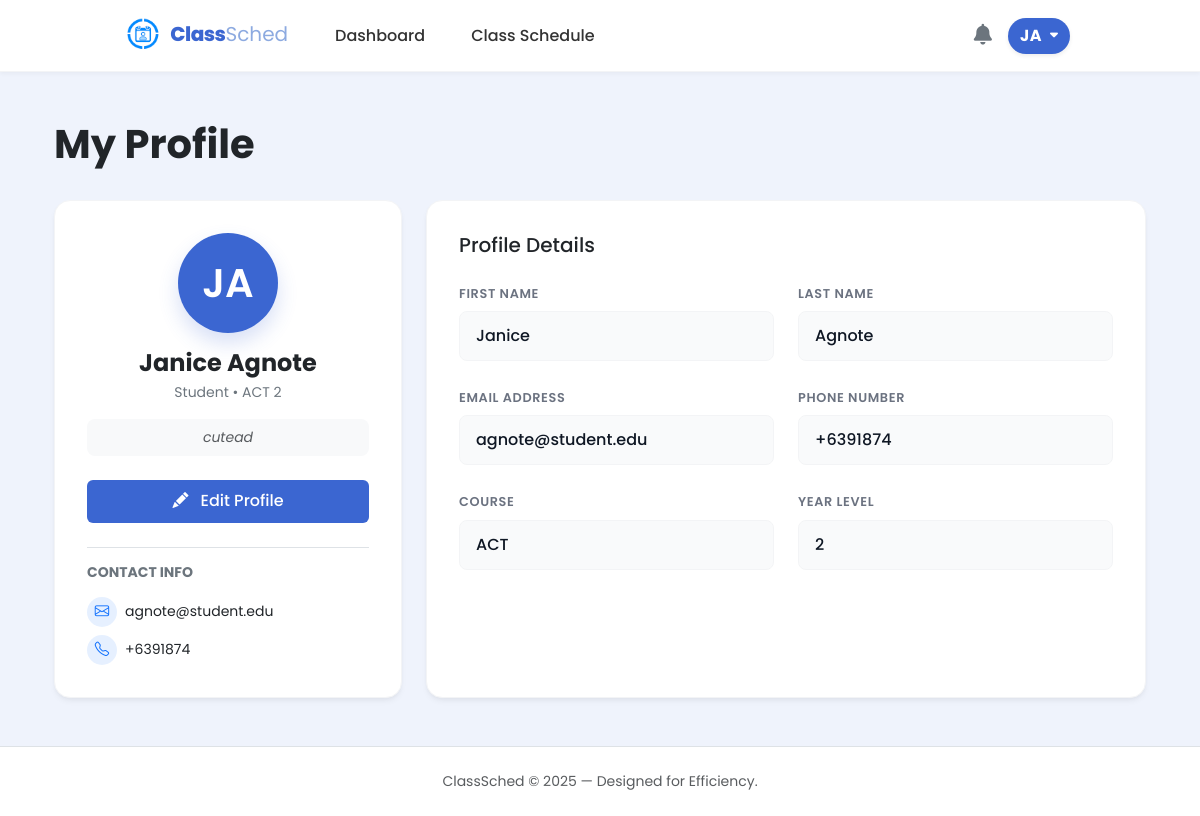
Before: /src/student_profile.php (signed in) with the older database file.
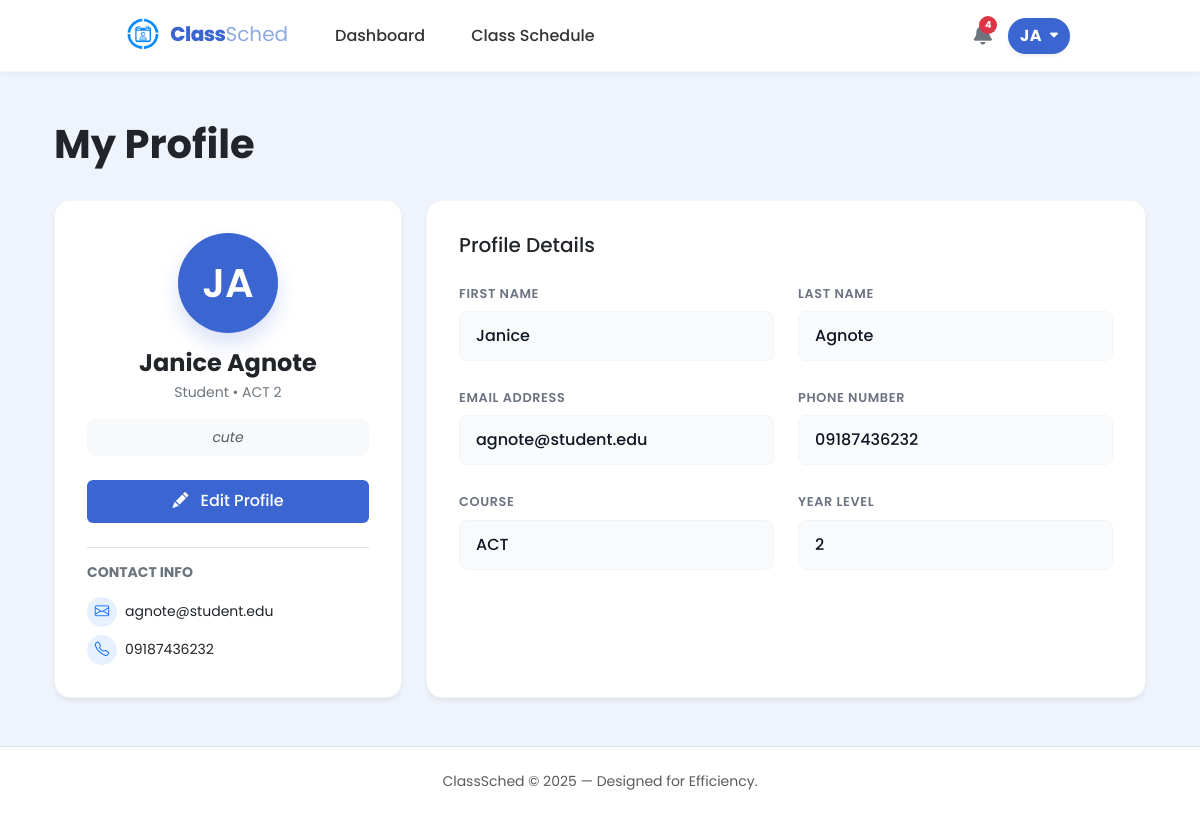
After: the same page with the newer database file.
### tables this page shows
CREATE TABLE students (
        id INTEGER PRIMARY KEY AUTOINCREMENT,
        user_id INTEGER UNIQUE,
        student_number TEXT(50) NOT NULL,
        last_name TEXT(50) NOT NULL,
        first_name TEXT(50),
        middle_name TEXT(50),
        age INTEGER,
        phone_number TEXT(20),
        course_id INTEGER NOT NULL,
        year_level INTEGER,
        email TEXT(255) UNIQUE,
        last_notification_check DATETIME DEFAULT "1970-01-01 00:00:00",
        FOREIGN KEY (user_id) REFERENCES users(id),
        FOREIGN KEY (course_id) REFERENCES courses(id)
    );

CREATE TABLE profiles_students (
    id INTEGER PRIMARY KEY AUTOINCREMENT,
    student_id INTEGER NOT NULL,
    description TEXT(50),

    FOREIGN KEY (student_id) REFERENCES students(id) ON DELETE CASCADE
    );

CREATE TABLE courses (
        id INTEGER PRIMARY KEY AUTOINCREMENT,
        course_name TEXT NOT NULL UNIQUE
    );

### src/student_profile.php (the view, shortened to what the changed rows need)
<?php
require_once __DIR__ . "/notification.php";
$db = get_db();
$user = $_SESSION["user"];
$userId = $user["id"];
$notif_data = notif('student', true);
$unread_count = $notif_data['unread_count'];
$sql = "SELECT s.*, c.course_name, p.description as bio
        FROM students s
        LEFT JOIN courses c ON s.course_id = c.id
        LEFT JOIN profiles_students p ON s.id = p.student_id
        WHERE s.user_id = ?";
$stmt = $db->prepare($sql);
$stmt->bindValue(1, $userId);
$result = $stmt->execute();
$student = $result->fetchArray(SQLITE3_ASSOC);
$courseName = $student['course_name'] ?? '';
$courseAcronym = "Course";
if (stripos($courseName, 'Information System') !== false) {
    $courseAcronym = "BSIS";
} elseif (stripos($courseName, 'Computer Technology') !== false) {
    $courseAcronym = "ACT";
} elseif (!empty($courseName)) {
    $courseAcronym = substr($courseName, 0, 4);
}
$yearLevel = $student['year_level'] ?? 1;
?>
<!DOCTYPE html>
<html lang="en">
<head>
    <link href="https://cdn.jsdelivr.net/npm/bootstrap@5.3.3/dist/css/bootstrap.min.css" rel="stylesheet">
    <link href="https://cdnjs.cloudflare.com/ajax/libs/font-awesome/6.0.0/css/all.min.css" rel="stylesheet">
    <link rel="stylesheet" href="https://cdn.jsdelivr.net/npm/bootstrap-icons@1.11.1/font/bootstrap-icons.css">
    <link rel="stylesheet" href="../styles/student_profile.css">
    <link rel="stylesheet" href="../styles/student.css">
    <link rel="stylesheet" href="../styles/notification.css">
</head>
<body class="d-flex flex-column min-vh-100 position-relative">
    <?php require_once __DIR__ . "/student_nav.php"; ?>
    <main class="container px-4 py-5">
        <div class="d-flex justify-content-between align-items-center mb-4">
            <h1 class="fw-bold text-dark mb-2">My Profile</h1>
        </div>
        <div class="row g-4">
            <div class="col-lg-4">
                <div class="card-custom text-center h-100">
                    <div class="profile-avatar mb-3">
                        <?= $initials ?>
                    </div>
                    <h4 class="fw-bold mb-1 text-dark">
                        <?= htmlspecialchars($fullName) ?>
                    </h4>
                    <p class="text-secondary small mb-3">
                        Student • <?= htmlspecialchars($courseAcronym . ' ' . $yearLevel) ?>
                    </p>
                    <div class="bio-section mb-4 px-3 py-2 bg-light rounded-3">
                        <p class="text-muted small mb-0 fst-italic text-break">
                            <?= !empty($student['bio']) ? nl2br(htmlspecialchars($student['bio'])) : 'No bio added yet.' ?>
                        </p>
                    </div>
                    <button type="button" class="btn btn-edit mb-4 w-100" data-bs-toggle="modal" data-bs-target="#editProfileModal">
                        <i class="bi bi-pencil-fill me-2"></i> Edit Profile
                    </button>
                    <div class="text-start mt-auto pt-3 border-top">
                        <h6 class="fw-bold mb-3 small text-uppercase text-secondary ls-1">Contact Info</h6>
                        <div class="d-flex align-items-center mb-2">
                            <div class="icon-circle bg-primary bg-opacity-10 text-primary me-2">
                                <i class="bi bi-envelope"></i>
                            </div>
                            <span class="small text-dark"><?= htmlspecialchars($student['email'] ?? '') ?></span>
                        </div>
                        <div class="d-flex align-items-center">
                            <div class="icon-circle bg-primary bg-opacity-10 text-primary me-2">
                                <i class="bi bi-telephone"></i>
                            </div>
                            <span class="small text-dark"><?= htmlspecialchars($student['phone_number'] ?? '') ?></span>
                        </div>
                    </div>
                </div>
            </div>
            <div class="col-lg-8">
                <div class="card-custom h-100">
                    <div class="row g-4">
                        <div class="col-md-6">
                            <label class="form-label-custom">First Name</label>
                            <input type="text" class="form-control form-control-view"
                                   value="<?= htmlspecialchars($student['first_name'] ?? '') ?>" readonly>
                        </div>
                        <div class="col-md-6">
                            <label class="form-label-custom">Last Name</label>
                            <input type="text" class="form-control form-control-view"
                                   value="<?= htmlspecialchars($student['last_name'] ?? '') ?>" readonly>
                        </div>
                        <div class="col-md-6">
                            <label class="form-label-custom">Email Address</label>
                            <input type="text" class="form-control form-control-view"
                                   value="<?= htmlspecialchars($student['email'] ?? '') ?>" readonly>
                        </div>
                        <div class="col-md-6">
                            <label class="form-label-custom">Phone Number</label>
                            <input type="text" class="form-control form-control-view"
                                   value="<?= htmlspecialchars($student['phone_number'] ?? '') ?>" readonly>
                        </div>
                        <div class="col-md-6">
                            <label class="form-label-custom">Course</label>
                            <input type="text" class="form-control form-control-view"
                                   value="<?= htmlspecialchars($courseAcronym) ?>" readonly>
                        </div>
                        <div class="col-md-6">
                            <label class="form-label-custom">Year Level</label>
                            <input type="text" class="form-control form-control-view"
                                   value="<?= htmlspecialchars($yearLevel) ?>" readonly>
                        </div>
                    </div>
                </div>
            </div>
        </div>
    </main>
</body>
</html>

### src/student_nav.php (shortened to what the changed rows need)
<?php
$current_page = basename($_SERVER['PHP_SELF']);
$is_admin = (strpos($current_page, 'admin_') === 0);
$fullName = null;
$initials = null;
if (isset($_SESSION['user']['id']) && isset($db)) {
    $userId = $_SESSION['user']['id'];
    $stmt = $db->prepare("SELECT first_name, last_name FROM students WHERE user_id = :uid");
    $stmt->bindValue(':uid', $userId, SQLITE3_INTEGER);
    $result = $stmt->execute();
    $navStudent = $result->fetchArray(SQLITE3_ASSOC);
    if ($navStudent) {
        $fullName = $navStudent['first_name'] . ' ' . $navStudent['last_name'];
    }
}
if ($fullName) {
    $parts = explode(' ', trim($fullName));
    if (count($parts) >= 2) {
        $initials = strtoupper(substr($parts[0], 0, 1) . substr($parts[1], 0, 1));
    } else {
        $initials = strtoupper(substr($fullName, 0, 2));
    }
}
?>
<link rel="stylesheet" href="../styles/student_nav.css">
<nav class="navbar navbar-expand-md sticky-top">
    <div class="container-fluid px-4">
        <div class="d-flex align-items-center gap-3">
            <div class="dropdown notification-container position-relative">
                <?php if ($current_page == 'notif_view.php'): ?>
                    <i class="fa-solid fa-bell"
                       style="font-size: 1.3rem; color: #0d6efd; cursor: default;">
                    </i>
                <?php else: ?>
                    <i class="fa-solid fa-bell text-secondary"
                       id="notificationDropdown"
                       data-bs-toggle="dropdown"
                       aria-expanded="false"
                       style="font-size: 1.3rem; cursor: pointer;">
                    </i>
                <?php if (isset($unread_count) && $unread_count > 0): ?>
                    <span class="notification-badge position-absolute top-0 translate-middle badge rounded-circle bg-danger d-flex align-items-center justify-content-center" style="width: 18px; height: 18px; font-size: 0.6rem; padding: 0; left: 80%;">
                        <?php echo ($unread_count > 9) ? '9+' : $unread_count; ?>
                    </span>
                <?php endif; ?>
                <?php endif; ?>
            </div>
            <div class="dropdown">
                <?php if ($is_admin): ?>
                    <button class="btn user-dropdown-btn rounded-pill d-flex align-items-center gap-2 border-0 shadow-sm" type="button" data-bs-toggle="dropdown" aria-expanded="false">
                        <span class="fw-bold" style="letter-spacing: 0.5px;"><?php echo htmlspecialchars($initials ?? 'AD'); ?></span>
                        <i class="fa-solid fa-caret-down" style="font-size: 0.8rem;"></i>
                    </button>
                    <ul class="dropdown-menu dropdown-menu-end custom-dropdown-menu shadow-lg mt-2">
                        <li class="dropdown-header-custom">
                            <small class="text-muted d-block" style="font-size: 11px;">Signed in as</small>
                            <span class="fw-bold text-dark" style="font-size: 15px;"><?php echo htmlspecialchars($fullName ?? 'Administrator'); ?></span>
                        </li>
                        <li><hr class="dropdown-divider my-1"></li>
                        <li>
                            <a class="dropdown-item text-danger" href="logout.php">
                                Logout
                            </a>
                        </li>
                    </ul>
                <?php else: ?>
                    <button class="btn user-dropdown-btn rounded-pill d-flex align-items-center gap-2 border-0 shadow-sm" type="button" data-bs-toggle="dropdown" aria-expanded="false">
                        <span class="fw-bold" style="letter-spacing: 0.5px;"><?php echo htmlspecialchars($initials ?? 'US'); ?></span>
                        <i class="fa-solid fa-caret-down" style="font-size: 0.8rem;"></i>
                    </button>
                <?php endif; ?>
            </div>
        </div>
    </div>
</nav>

Changed rows visible on the page:
changed students "JA": profiles_students.description "cutead" → "cute"; phone_number "+6391874" → "09187436232"
Other visible differences:
$unread_count: (not shown) → "4"
